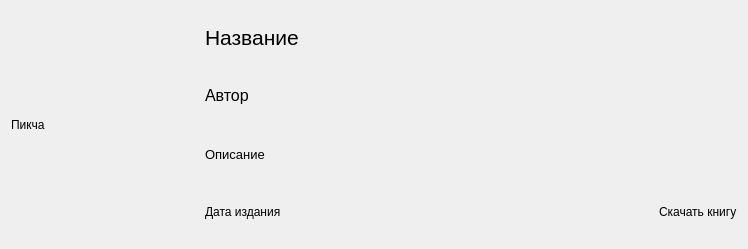
<?xml version="1.0" encoding="UTF-8"?>
<ui version="4.0">
 <class>BookCardWidget</class>
 <widget class="QWidget" name="BookCardWidget">
  <property name="geometry">
   <rect>
    <x>0</x>
    <y>0</y>
    <width>748</width>
    <height>249</height>
   </rect>
  </property>
  <property name="windowTitle">
   <string>Form</string>
  </property>
  <layout class="QHBoxLayout" name="horizontalLayout">
   <item>
    <widget class="QLabel" name="picture_label">
     <property name="sizePolicy">
      <sizepolicy hsizetype="Maximum" vsizetype="Preferred">
       <horstretch>0</horstretch>
       <verstretch>0</verstretch>
      </sizepolicy>
     </property>
     <property name="minimumSize">
      <size>
       <width>188</width>
       <height>0</height>
      </size>
     </property>
     <property name="text">
      <string>Пикча</string>
     </property>
    </widget>
   </item>
   <item>
    <layout class="QVBoxLayout" name="verticalLayout">
     <item alignment="Qt::AlignLeft">
      <widget class="QLabel" name="name_label">
       <property name="font">
        <font>
         <pointsize>16</pointsize>
        </font>
       </property>
       <property name="text">
        <string>Название</string>
       </property>
      </widget>
     </item>
     <item alignment="Qt::AlignLeft">
      <widget class="QLabel" name="author_label">
       <property name="font">
        <font>
         <pointsize>12</pointsize>
        </font>
       </property>
       <property name="text">
        <string>Автор</string>
       </property>
      </widget>
     </item>
     <item>
      <widget class="QLabel" name="summary_label">
       <property name="font">
        <font>
         <pointsize>10</pointsize>
        </font>
       </property>
       <property name="text">
        <string>Описание</string>
       </property>
       <property name="wordWrap">
        <bool>true</bool>
       </property>
      </widget>
     </item>
     <item>
      <layout class="QHBoxLayout" name="horizontalLayout_2">
       <item alignment="Qt::AlignLeft">
        <widget class="QLabel" name="date_label">
         <property name="text">
          <string>Дата издания</string>
         </property>
        </widget>
       </item>
       <item alignment="Qt::AlignRight">
        <widget class="QLabel" name="download_label">
         <property name="sizePolicy">
          <sizepolicy hsizetype="Preferred" vsizetype="Preferred">
           <horstretch>0</horstretch>
           <verstretch>0</verstretch>
          </sizepolicy>
         </property>
         <property name="layoutDirection">
          <enum>Qt::LeftToRight</enum>
         </property>
         <property name="text">
          <string>Скачать книгу</string>
         </property>
        </widget>
       </item>
      </layout>
     </item>
    </layout>
   </item>
  </layout>
 </widget>
 <resources/>
 <connections/>
</ui>
